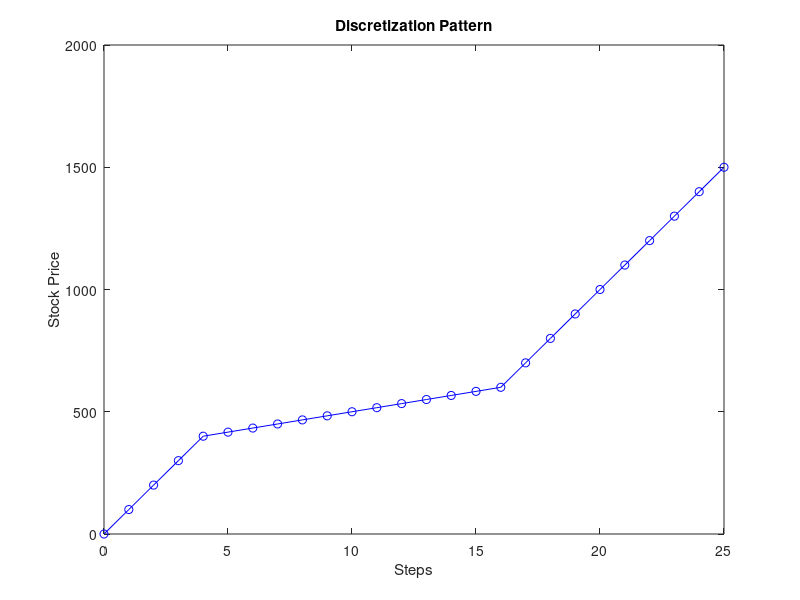

Write MATLAB code to recreate this figure.
S=500;
Nx=25;
Nx1=round(Nx*0.175);		
Nx2=round(Nx*0.475);
Nx3=Nx-(Nx1+Nx2);
h=(0.8*S)/Nx1;
a= (0.4*S)/(Nx2*h);
L= (Nx3*h)+(1.2*S);

Stock=[0:h:(Nx1*h) ((Nx1*h)+(a*h)):(a*h):((Nx2*a*h)+(Nx1*h)) ((Nx1*h)+(((Nx2*a)+1)*h)):h:L];
Stock=Stock';
plot ([0:1:Nx],Stock,'b-o');
title('Discretization Pattern')
xlabel('Steps');
ylabel('Stock Price');
